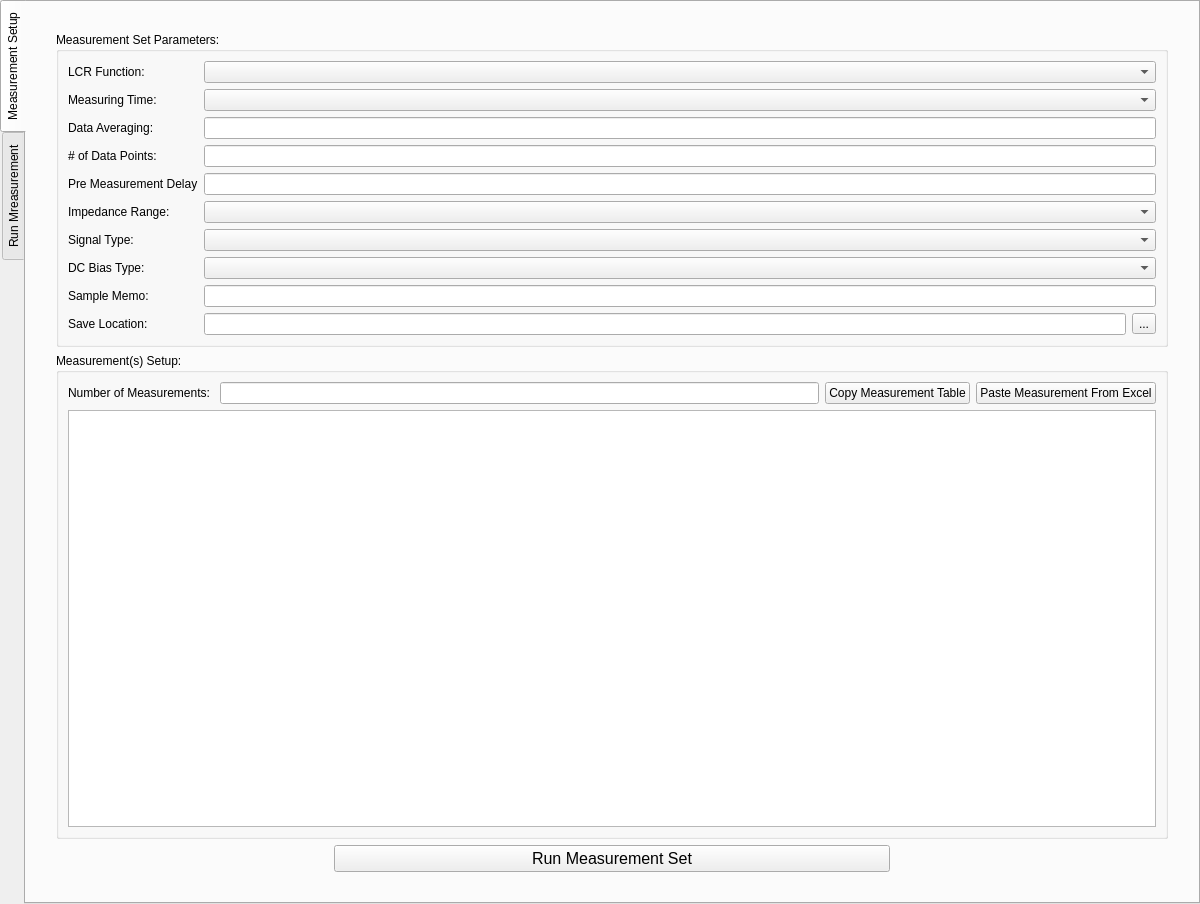
<?xml version="1.0" encoding="UTF-8"?>
<ui version="4.0">
 <class>cap_freq</class>
 <widget class="QTabWidget" name="cap_freq">
  <property name="geometry">
   <rect>
    <x>0</x>
    <y>0</y>
    <width>1200</width>
    <height>904</height>
   </rect>
  </property>
  <property name="windowTitle">
   <string>TabWidget</string>
  </property>
  <property name="tabPosition">
   <enum>QTabWidget::West</enum>
  </property>
  <property name="currentIndex">
   <number>0</number>
  </property>
  <widget class="QWidget" name="tab_meas_setup">
   <attribute name="title">
    <string>Measurement Setup</string>
   </attribute>
   <layout class="QVBoxLayout" name="verticalLayout_2">
    <property name="leftMargin">
     <number>30</number>
    </property>
    <property name="topMargin">
     <number>30</number>
    </property>
    <property name="rightMargin">
     <number>30</number>
    </property>
    <property name="bottomMargin">
     <number>30</number>
    </property>
    <item>
     <widget class="QGroupBox" name="gbox_meas_set_params">
      <property name="title">
       <string>Measurement Set Parameters:</string>
      </property>
      <layout class="QFormLayout" name="formLayout_2">
       <item row="0" column="0">
        <widget class="QLabel" name="lbl_function">
         <property name="text">
          <string>LCR Function:</string>
         </property>
        </widget>
       </item>
       <item row="0" column="1">
        <widget class="QComboBox" name="combo_function"/>
       </item>
       <item row="1" column="0">
        <widget class="QLabel" name="lbl_meas_time">
         <property name="text">
          <string>Measuring Time:</string>
         </property>
        </widget>
       </item>
       <item row="2" column="0">
        <widget class="QLabel" name="lbl_data_averaging">
         <property name="text">
          <string>Data Averaging:</string>
         </property>
        </widget>
       </item>
       <item row="3" column="0">
        <widget class="QLabel" name="lbl_num_pts">
         <property name="text">
          <string># of Data Points:</string>
         </property>
        </widget>
       </item>
       <item row="4" column="0">
        <widget class="QLabel" name="lbl_step_delay">
         <property name="text">
          <string>Pre Measurement Delay</string>
         </property>
        </widget>
       </item>
       <item row="5" column="0">
        <widget class="QLabel" name="lbl_range">
         <property name="text">
          <string>Impedance Range:</string>
         </property>
        </widget>
       </item>
       <item row="6" column="0">
        <widget class="QLabel" name="lbl_signal_type">
         <property name="text">
          <string>Signal Type:</string>
         </property>
        </widget>
       </item>
       <item row="7" column="0">
        <widget class="QLabel" name="lbl_bias_type">
         <property name="text">
          <string>DC Bias Type:</string>
         </property>
        </widget>
       </item>
       <item row="8" column="0">
        <widget class="QLabel" name="lbl_notes">
         <property name="text">
          <string>Sample Memo:</string>
         </property>
        </widget>
       </item>
       <item row="9" column="0">
        <widget class="QLabel" name="lbl_save_file">
         <property name="text">
          <string>Save Location:</string>
         </property>
        </widget>
       </item>
       <item row="1" column="1">
        <widget class="QComboBox" name="combo_meas_time"/>
       </item>
       <item row="2" column="1">
        <widget class="QLineEdit" name="ln_data_averaging"/>
       </item>
       <item row="3" column="1">
        <widget class="QLineEdit" name="ln_num_pts"/>
       </item>
       <item row="4" column="1">
        <widget class="QLineEdit" name="ln_pre_meas_delay">
         <property name="toolTip">
          <string>&lt;html&gt;&lt;head/&gt;&lt;body&gt;&lt;p&gt;&lt;span style=&quot; font-size:10pt;&quot;&gt;Provide a delay to be used before each measurement to allow for oscillator signal equilibration. Default/blank is no delay. Value in ms.&lt;/span&gt;&lt;/p&gt;&lt;/body&gt;&lt;/html&gt;</string>
         </property>
        </widget>
       </item>
       <item row="5" column="1">
        <widget class="QComboBox" name="combo_range"/>
       </item>
       <item row="6" column="1">
        <widget class="QComboBox" name="combo_signal_type"/>
       </item>
       <item row="7" column="1">
        <widget class="QComboBox" name="combo_bias_type"/>
       </item>
       <item row="8" column="1">
        <widget class="QLineEdit" name="ln_notes"/>
       </item>
       <item row="9" column="1">
        <layout class="QHBoxLayout" name="layout_save_file">
         <item>
          <widget class="QLineEdit" name="ln_save_file"/>
         </item>
         <item>
          <widget class="QToolButton" name="btn_save_file">
           <property name="text">
            <string>...</string>
           </property>
          </widget>
         </item>
        </layout>
       </item>
      </layout>
     </widget>
    </item>
    <item>
     <widget class="QGroupBox" name="gbox_meas_setup">
      <property name="title">
       <string>Measurement(s) Setup:</string>
      </property>
      <layout class="QVBoxLayout" name="verticalLayout">
       <item>
        <layout class="QFormLayout" name="formLayout">
         <item row="0" column="0">
          <widget class="QLabel" name="lbl_num_meas">
           <property name="text">
            <string>Number of Measurements: </string>
           </property>
          </widget>
         </item>
         <item row="0" column="1">
          <layout class="QHBoxLayout" name="horizontalLayout">
           <item>
            <widget class="QLineEdit" name="ln_num_meas"/>
           </item>
           <item>
            <widget class="QPushButton" name="btn_copy_table">
             <property name="text">
              <string>Copy Measurement Table</string>
             </property>
            </widget>
           </item>
           <item>
            <widget class="QPushButton" name="btn_paste_table">
             <property name="text">
              <string>Paste Measurement From Excel</string>
             </property>
            </widget>
           </item>
          </layout>
         </item>
        </layout>
       </item>
       <item>
        <widget class="QTableWidget" name="table_meas_setup"/>
       </item>
      </layout>
     </widget>
    </item>
    <item>
     <layout class="QHBoxLayout" name="horizontalLayout_4" stretch="1,2,1">
      <item>
       <spacer name="horizontalSpacer_3">
        <property name="orientation">
         <enum>Qt::Horizontal</enum>
        </property>
        <property name="sizeHint" stdset="0">
         <size>
          <width>40</width>
          <height>20</height>
         </size>
        </property>
       </spacer>
      </item>
      <item>
       <widget class="QPushButton" name="btn_setup_start_stop">
        <property name="font">
         <font>
          <pointsize>12</pointsize>
         </font>
        </property>
        <property name="text">
         <string>Run Measurement Set</string>
        </property>
        <property name="icon">
         <iconset>
          <normaloff>../img/run.svg</normaloff>
          <normalon>../img/stop.svg</normalon>../img/run.svg</iconset>
        </property>
        <property name="iconSize">
         <size>
          <width>50</width>
          <height>50</height>
         </size>
        </property>
        <property name="checkable">
         <bool>true</bool>
        </property>
        <property name="checked">
         <bool>false</bool>
        </property>
       </widget>
      </item>
      <item>
       <spacer name="horizontalSpacer_4">
        <property name="orientation">
         <enum>Qt::Horizontal</enum>
        </property>
        <property name="sizeHint" stdset="0">
         <size>
          <width>40</width>
          <height>20</height>
         </size>
        </property>
       </spacer>
      </item>
     </layout>
    </item>
   </layout>
  </widget>
  <widget class="QWidget" name="tab_run_meas">
   <attribute name="title">
    <string>Run Mreasurement</string>
   </attribute>
   <layout class="QVBoxLayout" name="verticalLayout_5">
    <property name="leftMargin">
     <number>30</number>
    </property>
    <property name="topMargin">
     <number>30</number>
    </property>
    <property name="rightMargin">
     <number>30</number>
    </property>
    <property name="bottomMargin">
     <number>30</number>
    </property>
    <item>
     <layout class="QHBoxLayout" name="horizontalLayout_8" stretch="1,5">
      <property name="spacing">
       <number>12</number>
      </property>
      <item>
       <layout class="QVBoxLayout" name="verticalLayout_3" stretch="5,2,5,2,5,2">
        <item>
         <widget class="QGroupBox" name="gbox_curr_freq">
          <property name="title">
           <string>Current Frequency:</string>
          </property>
          <layout class="QHBoxLayout" name="horizontalLayout_7">
           <item>
            <widget class="QLabel" name="lbl_curr_freq">
             <property name="sizePolicy">
              <sizepolicy hsizetype="MinimumExpanding" vsizetype="Preferred">
               <horstretch>0</horstretch>
               <verstretch>0</verstretch>
              </sizepolicy>
             </property>
             <property name="font">
              <font>
               <pointsize>18</pointsize>
               <weight>75</weight>
               <bold>true</bold>
              </font>
             </property>
             <property name="frameShape">
              <enum>QFrame::NoFrame</enum>
             </property>
             <property name="lineWidth">
              <number>3</number>
             </property>
             <property name="text">
              <string>999.99 MHz</string>
             </property>
             <property name="alignment">
              <set>Qt::AlignCenter</set>
             </property>
            </widget>
           </item>
          </layout>
         </widget>
        </item>
        <item>
         <spacer name="verticalSpacer">
          <property name="orientation">
           <enum>Qt::Vertical</enum>
          </property>
          <property name="sizeHint" stdset="0">
           <size>
            <width>387</width>
            <height>68</height>
           </size>
          </property>
         </spacer>
        </item>
        <item>
         <widget class="QGroupBox" name="gbox_val1">
          <property name="title">
           <string>Val1:</string>
          </property>
          <layout class="QHBoxLayout" name="horizontalLayout_6">
           <item>
            <widget class="QLabel" name="lbl_val1">
             <property name="sizePolicy">
              <sizepolicy hsizetype="MinimumExpanding" vsizetype="Preferred">
               <horstretch>0</horstretch>
               <verstretch>0</verstretch>
              </sizepolicy>
             </property>
             <property name="font">
              <font>
               <pointsize>18</pointsize>
               <weight>75</weight>
               <bold>true</bold>
              </font>
             </property>
             <property name="frameShape">
              <enum>QFrame::NoFrame</enum>
             </property>
             <property name="lineWidth">
              <number>3</number>
             </property>
             <property name="text">
              <string>12345.12</string>
             </property>
             <property name="alignment">
              <set>Qt::AlignCenter</set>
             </property>
            </widget>
           </item>
          </layout>
         </widget>
        </item>
        <item>
         <spacer name="verticalSpacer_2">
          <property name="orientation">
           <enum>Qt::Vertical</enum>
          </property>
          <property name="sizeHint" stdset="0">
           <size>
            <width>20</width>
            <height>40</height>
           </size>
          </property>
         </spacer>
        </item>
        <item>
         <widget class="QGroupBox" name="gbox_val2">
          <property name="title">
           <string>Val2:</string>
          </property>
          <layout class="QHBoxLayout" name="horizontalLayout_3">
           <item>
            <widget class="QLabel" name="lbl_val2">
             <property name="sizePolicy">
              <sizepolicy hsizetype="MinimumExpanding" vsizetype="Preferred">
               <horstretch>0</horstretch>
               <verstretch>0</verstretch>
              </sizepolicy>
             </property>
             <property name="font">
              <font>
               <pointsize>18</pointsize>
               <weight>75</weight>
               <bold>true</bold>
              </font>
             </property>
             <property name="frameShape">
              <enum>QFrame::NoFrame</enum>
             </property>
             <property name="lineWidth">
              <number>3</number>
             </property>
             <property name="text">
              <string>Value 2</string>
             </property>
             <property name="alignment">
              <set>Qt::AlignCenter</set>
             </property>
            </widget>
           </item>
          </layout>
         </widget>
        </item>
        <item>
         <widget class="QPushButton" name="btn_run_start_stop">
          <property name="font">
           <font>
            <pointsize>12</pointsize>
           </font>
          </property>
          <property name="text">
           <string>Run Measurement Set</string>
          </property>
          <property name="icon">
           <iconset>
            <normaloff>../img/run.svg</normaloff>
            <normalon>../img/stop.svg</normalon>../img/run.svg</iconset>
          </property>
          <property name="iconSize">
           <size>
            <width>50</width>
            <height>50</height>
           </size>
          </property>
          <property name="checkable">
           <bool>true</bool>
          </property>
         </widget>
        </item>
       </layout>
      </item>
      <item>
       <widget class="LivePlotWidget" name="live_plot">
        <property name="frameShape">
         <enum>QFrame::StyledPanel</enum>
        </property>
        <property name="frameShadow">
         <enum>QFrame::Raised</enum>
        </property>
       </widget>
      </item>
     </layout>
    </item>
    <item>
     <layout class="QHBoxLayout" name="horizontalLayout_5" stretch="7,1">
      <item>
       <layout class="QVBoxLayout" name="verticalLayout_4">
        <item>
         <widget class="QGroupBox" name="groupBox">
          <property name="title">
           <string>Current Measurement Parameters:</string>
          </property>
          <layout class="QHBoxLayout" name="horizontalLayout_2">
           <item>
            <widget class="QLabel" name="lbl_start">
             <property name="text">
              <string>Start:</string>
             </property>
            </widget>
           </item>
           <item>
            <widget class="QLabel" name="lbl_curr_meas_start">
             <property name="text">
              <string>- - - -</string>
             </property>
             <property name="alignment">
              <set>Qt::AlignRight|Qt::AlignTrailing|Qt::AlignVCenter</set>
             </property>
            </widget>
           </item>
           <item>
            <widget class="QLabel" name="lbl_pipe1">
             <property name="text">
              <string>  |  </string>
             </property>
             <property name="alignment">
              <set>Qt::AlignCenter</set>
             </property>
            </widget>
           </item>
           <item>
            <widget class="QLabel" name="lbl_stop">
             <property name="text">
              <string>Stop:</string>
             </property>
            </widget>
           </item>
           <item>
            <widget class="QLabel" name="lbl_curr_meas_stop">
             <property name="text">
              <string>- - - -</string>
             </property>
             <property name="alignment">
              <set>Qt::AlignRight|Qt::AlignTrailing|Qt::AlignVCenter</set>
             </property>
            </widget>
           </item>
           <item>
            <widget class="QLabel" name="lbl_pipe2">
             <property name="text">
              <string>  |  </string>
             </property>
             <property name="alignment">
              <set>Qt::AlignCenter</set>
             </property>
            </widget>
           </item>
           <item>
            <widget class="QLabel" name="lbl_osc">
             <property name="text">
              <string>Oscillator:</string>
             </property>
            </widget>
           </item>
           <item>
            <widget class="QLabel" name="lbl_curr_meas_osc">
             <property name="text">
              <string>- - - -</string>
             </property>
             <property name="alignment">
              <set>Qt::AlignRight|Qt::AlignTrailing|Qt::AlignVCenter</set>
             </property>
            </widget>
           </item>
           <item>
            <widget class="QLabel" name="lbl_pipe3">
             <property name="text">
              <string>  |  </string>
             </property>
             <property name="alignment">
              <set>Qt::AlignCenter</set>
             </property>
            </widget>
           </item>
           <item>
            <widget class="QLabel" name="lbl_bias">
             <property name="text">
              <string>Bias:</string>
             </property>
            </widget>
           </item>
           <item>
            <widget class="QLabel" name="lbl_curr_meas_bias">
             <property name="text">
              <string>- - - -</string>
             </property>
             <property name="alignment">
              <set>Qt::AlignRight|Qt::AlignTrailing|Qt::AlignVCenter</set>
             </property>
            </widget>
           </item>
          </layout>
         </widget>
        </item>
        <item>
         <widget class="QProgressBar" name="progress_bar_meas">
          <property name="value">
           <number>0</number>
          </property>
         </widget>
        </item>
       </layout>
      </item>
      <item>
       <widget class="QLabel" name="lbl_meas_progress">
        <property name="text">
         <string>'Measurement 0/0,
Step 0/0'</string>
        </property>
        <property name="alignment">
         <set>Qt::AlignCenter</set>
        </property>
       </widget>
      </item>
     </layout>
    </item>
    <item>
     <widget class="QLabel" name="lbl_meas_status">
      <property name="text">
       <string/>
      </property>
     </widget>
    </item>
   </layout>
  </widget>
 </widget>
 <customwidgets>
  <customwidget>
   <class>LivePlotWidget</class>
   <extends>QFrame</extends>
   <header>Live_Data_Plotter.h</header>
   <container>1</container>
  </customwidget>
 </customwidgets>
 <resources/>
 <connections/>
</ui>
